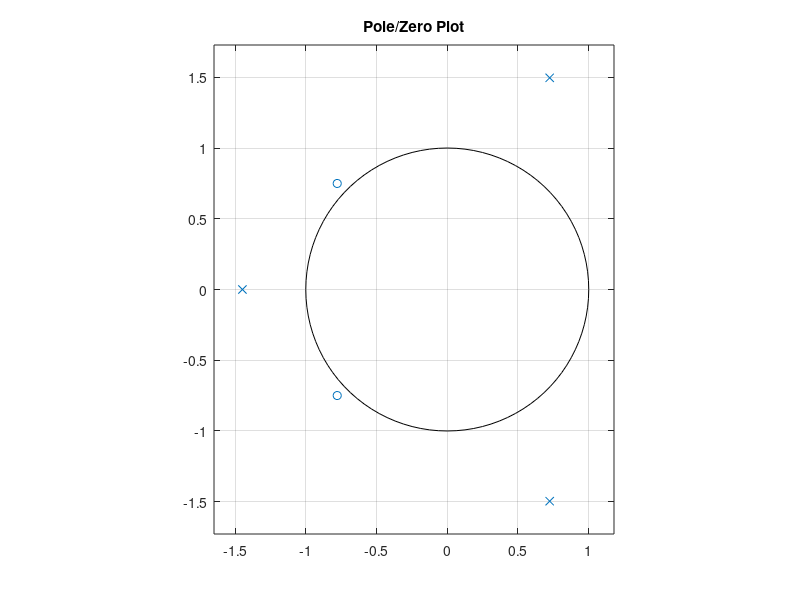
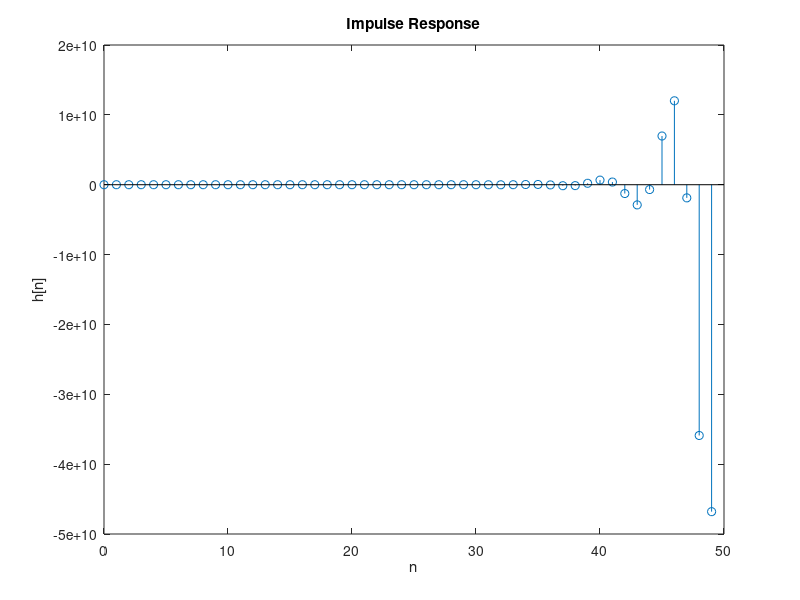
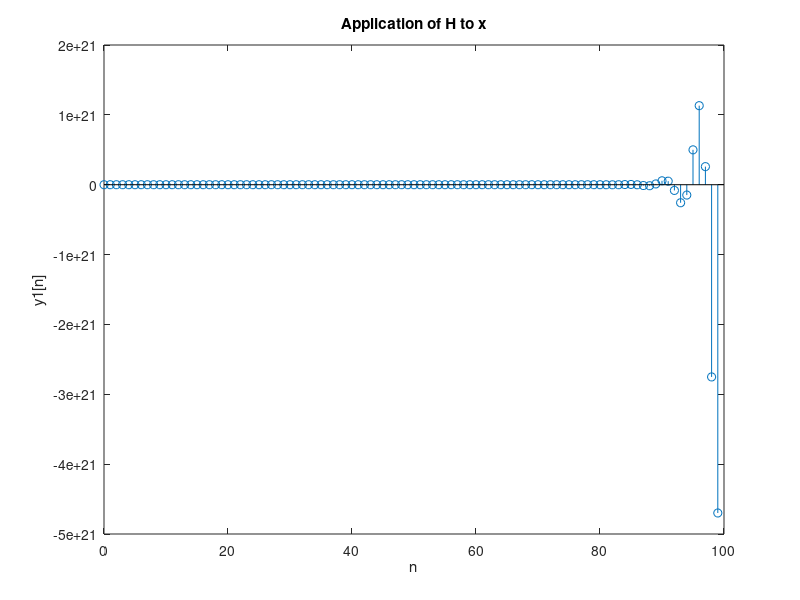
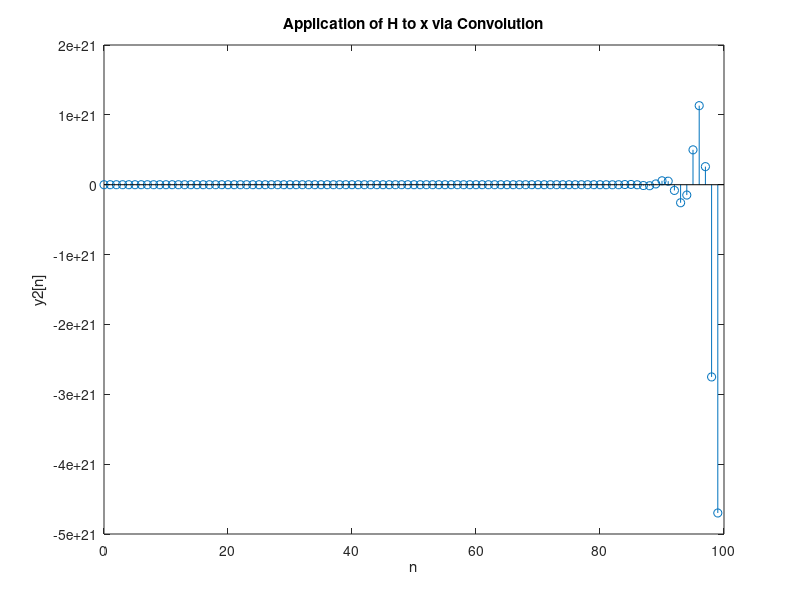

Write MATLAB code to recreate these figures, in order.
%okay lets begin
clc;
clear all;

%% Question 1, given transfer function
%store transfer function as numerator and denominator vectors then use
%single BUILT IN functions to find the poles and zeros then plot the poles
%and zeros of H
%for numerator polynomial
n = [3/7 2/3 1/2];
%for denominator polynomial
d = [1/2 0 1/3 2];
%tf2zp finds the zeros, poles, and gains of a continuous-time transfer function.
[z, p, k] = tf2zp(n, d);
%plot poles and zeros
figure
zplane(z, p)
title('Pole/Zero Plot');
%Use impz to obtain the first 50 points of the impulse response and plot them using the
%appropriate plotting function
%[h t] = impz(b,a,k) to get the impulse response h as a vector
[h,t] = impz(n, d, 50);
figure
grid on;
stem(t,h) %since we're plotting the first 50 samples of the impulse response in the discrete time domain, we use stem()
title('Impulse Response');
xlabel('n');
ylabel('h[n]');
%given this x[n], taking n from 0 to 99
x = (-3/4).^(0:99);
[h1, t1] = impz(n, d, 100);
% Apply the digital filter H to x using filter and plot the result
%y = filter(b,a,x) returns the output signal y of the system described by b and a with input x.
y = filter(n, d, x);
figure
stem(t1, y)
title('Application of H to x');
xlabel('n');
ylabel('y1[n]');
%we can also apply filters using convolution
y2 = conv(h1, x);
y2 = y2(1:100);
figure
stem(t1, y2)
title('Application of H to x via Convolution');
xlabel('n');
ylabel('y2[n]');

%% Consider a discrete time system whose impulse response is the fibonacci sequence (canonically written as y[n] = x[n] + y[n-1] + y[n-2])!
%Use a for loop to generate the first 100 values of the Fibonacci sequence
%and plot these values using semilogy
fibonacci = zeros(1,100);
fibonacci(1) = 1;
fibonacci(2) = 1;
%ew
for i = 3:100
    fibonacci(i) = fibonacci(i-1) + fibonacci(i-2);
end
figure
%semilogy plots data with logarithmic scale for the y-axis
%as its inputs it takes domain, function, and the line specification
semilogy(0:99, fibonacci, '.')
title('First 100 Values of Fibonacci Sequence')
xlabel('n')
ylabel('Fibonacci Sequence')
%Assuming this is the impulse response of a system, find the output of the system (y) with input x[n] from the above problem and plot it using an appropriate function.
%first need to turn difference equation into transfer function bc need the
%h in y=h*x
%after some algebra, we find H(z) = (z^2)/(z^2 - z -1), zero at zero w
%multiplicity 2, and poles at 0.5 \pm  sqrt(5)/2
n1 = [1 0 0];
d1 = [1 -1 -1];
[h2,t2] = impz(n1, d1, 100);
y3 = conv(h2,x);
y3 = y3(1:100);
figure
stem(t2, y3)
title('Fibonacci Sequence Convoluted with x[n]');
xlabel('n');
ylabel('y3[n]');